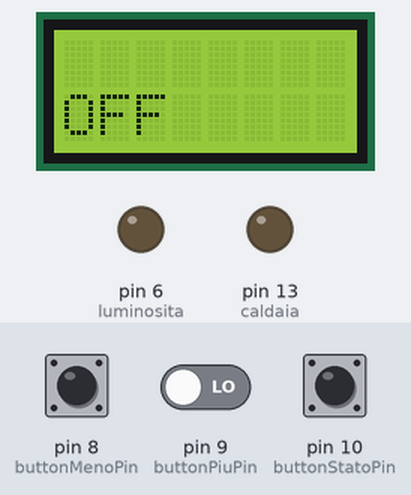
The sketch below on a simulated Arduino Uno, built with avr-gcc and run on an emulated ATmega328P. On the bench: 8×2 character LCD, output pins drawn as LEDs (lit = HIGH). Dashed ring = blinking. The inputs (shaded band) are chosen by the test bench; at power-on: pin 10 (buttonStatoPin) LOW, pin 9 (buttonPiuPin) LOW, pin 8 (buttonMenoPin) LOW. What the sketch prints to the serial monitor is not drawn.

Above: at 1.2 s.
1.3 s: pin 10 (buttonStatoPin) pulled HIGH for 1 s
At 2.05 s:
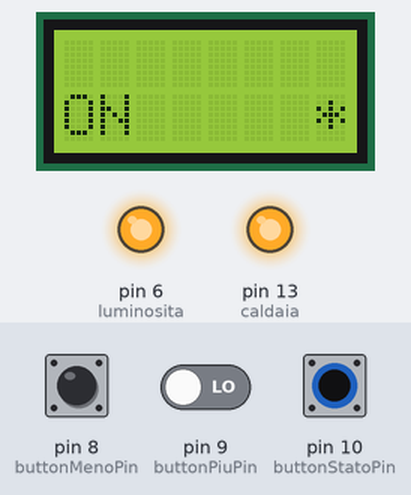
4.0 s: pin 10 (buttonStatoPin) pulled HIGH for 0.15 s
At 5.1 s:
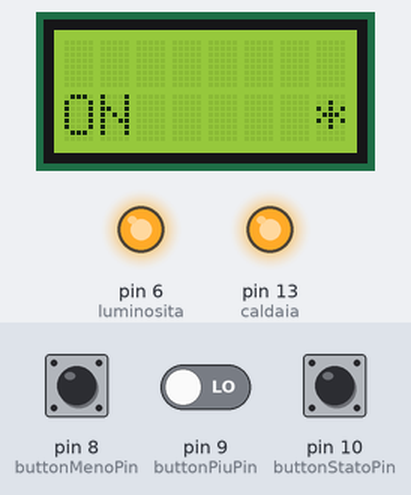
5.8 s: pin 10 (buttonStatoPin) pulled HIGH for 3.2 s
At 7.16 s:
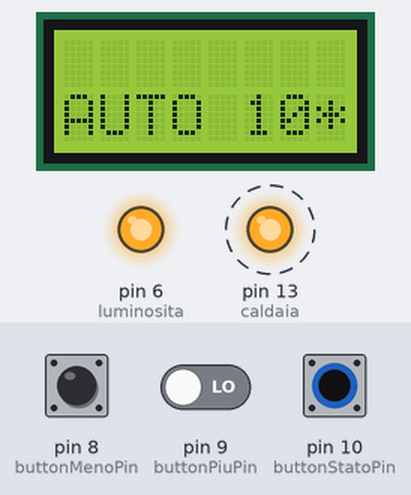
10.5 s: pin 9 (buttonPiuPin) driven HIGH and pin 10 (buttonStatoPin) driven HIGH
At 11.85 s:
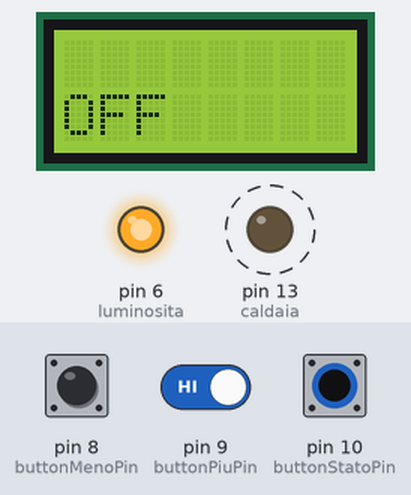
13.5 s: pin 10 (buttonStatoPin) driven LOW
At 16.4 s:
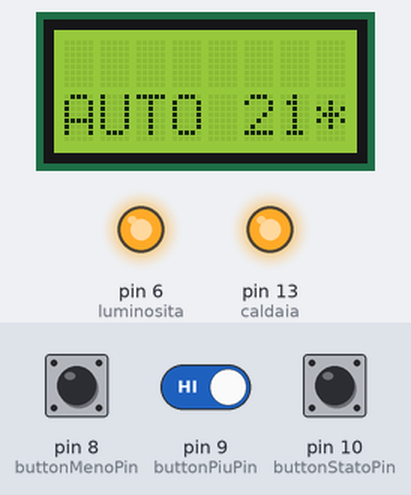
16.5 s: pin 8 (buttonMenoPin) pulled HIGH for 3.2 s
Timing chart, 0 to 19.5 s (numbered marks = the images above; inputs shaded):
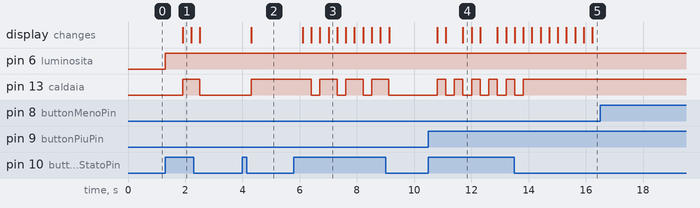

Measured:
- after the input at 1.3 s, pin 6 (luminosita): LOW → HIGH at once; pin 13 (caldaia): LOW → HIGH after 0.61 s, → LOW 0.60 s later; the display: changes after 0.61 s (image 1)
- after the input at 4.0 s, pin 13 (caldaia): LOW → HIGH after 0.31 s; the display: changes after 0.31 s (image 2)
- after the input at 5.8 s, pin 13 (caldaia): alternates HIGH for 0.60 s and LOW for 0.30 s, 7 changes in all, then stays LOW, starting after 0.61 s; the display: changes after 0.31 s (image 3)
- after the input at 10.5 s, pin 13 (caldaia): alternates HIGH for 0.30 s and LOW for 0.30 s, starting after 0.30 s; the display: first changes after 0.30 s (image 4 shows a later state)
- after the input at 13.5 s, pin 13 (caldaia): goes on until 13.8 s, then stays HIGH

The sketch:

sketch_feb14a.ino
```cpp
// include the library code:
#include <LiquidCrystal.h>

// initialize the library with the numbers of the interface pins
LiquidCrystal lcd(12, 11, 5, 4, 3, 2);
const int temperaturaIn = A0;
int buttonStatoPin = 10;
int buttonMenoPin = 8;
int buttonPiuPin = 9;

int buttonMenoStato = 0;
int buttonPiuStato = 0;
int buttonstatoStato = 0;

int luminosita = 6;
const int caldaia   = 13;
int temperaturaValue;
  int autoTemperatura = 10;
float voltage;
float temperaturaC;
int stato =0;  //0=off,1=on,2=auto
int tempoLuminosita = 0;
int primoImpulso = 0;
int tempoAggiornamentoTemperatura = 0;


void setup() {
  //prova
  Serial.begin(9600);
  // set  up the LCD's number of columns and rows:
  digitalWrite(10, LOW);
  lcd.begin(8, 2);
  pinMode(buttonPiuPin,INPUT);
  pinMode(buttonMenoPin,INPUT);
  pinMode(buttonStatoPin, INPUT);
  pinMode(caldaia, OUTPUT);
  pinMode(luminosita, OUTPUT);
  Serial.begin(9600);
}

void automatico(){
  digitalWrite(caldaia, LOW);
  buttonstatoStato = digitalRead(buttonStatoPin);
  lcd.setCursor(0, 1);
  lcd.print("AUTO   ");

  while(stato == 2){
     Serial.println(tempoLuminosita);
     Serial.println("auto");
     if (tempoLuminosita >2000){
       digitalWrite(luminosita, LOW);
       tempoLuminosita = 0;
       primoImpulso = 0;
     }
    lcd.setCursor(5,1);
    lcd.print(autoTemperatura);

    //aggiorno la temperatura circa ogni 10 secondi(5000 cicli)
    if (tempoAggiornamentoTemperatura>5000){
      temperaturaValue = analogRead(temperaturaIn);
      voltage = temperaturaValue*5.00/1024;
      temperaturaC = voltage/0.01;
      lcd.setCursor(0, 0);
      lcd.print(temperaturaC);
      lcd.setCursor(5, 0);
      lcd.print(" C");
      tempoAggiornamentoTemperatura = 0;
    }
    buttonstatoStato = digitalRead(buttonStatoPin);
    if (buttonstatoStato == HIGH){
      if (primoImpulso == 0){
        primoImpulso = 1;
        digitalWrite(luminosita, HIGH);
        tempoLuminosita = 0;
        delay(300);
      }
      else if (primoImpulso == 1){
        stato = 0;
        digitalWrite(luminosita, HIGH);
        tempoLuminosita = 0;
      }
    }

    buttonPiuStato = digitalRead(buttonPiuPin);
    if(buttonPiuStato == HIGH){
      if (primoImpulso == 0){
        primoImpulso = 1;
        digitalWrite(luminosita, HIGH);
        tempoLuminosita = 0;
        delay(300);
      }
      else if (primoImpulso == 1){
        digitalWrite(luminosita, HIGH);
        tempoLuminosita = 0;
        if (autoTemperatura==35)  autoTemperatura = 10;
        else{
            autoTemperatura += 1;
         }
         delay(300);
      }
    }
    if (temperaturaC<autoTemperatura) {
      digitalWrite(caldaia, HIGH);
      lcd.setCursor(7,1);
      lcd.print("*");
    }
    else if(temperaturaC>autoTemperatura){
      digitalWrite(caldaia, LOW);
      lcd.setCursor(7,1);
      lcd.print(" ");
    }


   buttonMenoStato = digitalRead(buttonMenoPin);
    if(buttonMenoStato == HIGH){
      if (primoImpulso == 0){
        primoImpulso = 1;
        digitalWrite(luminosita, HIGH);
        tempoLuminosita = 0;
        delay(300);
      }
      else if (primoImpulso == 1){
        digitalWrite(luminosita, HIGH);
        tempoLuminosita = 0;
        if (autoTemperatura==10)  autoTemperatura = 35;
        else{
            autoTemperatura -= 1;
         }
         delay(300);
      }
    }

    if (temperaturaC<autoTemperatura) {
      digitalWrite(caldaia, HIGH);
      lcd.setCursor(7,1);
      lcd.print("*");
    }
    else if(temperaturaC>autoTemperatura){
      digitalWrite(caldaia, LOW);
      lcd.setCursor(7,1);
      lcd.print(" ");
    }

    tempoLuminosita++;
    tempoAggiornamentoTemperatura++;
  }
  delay(300);
  spento();
}


void acceso(){
  digitalWrite(caldaia, HIGH);
  buttonstatoStato = digitalRead(buttonStatoPin);
  lcd.setCursor(0, 1);
  lcd.print("ON     *");

  while(stato == 1){
     Serial.println(tempoLuminosita);
     Serial.println("on");
     if (tempoLuminosita >2000){
       digitalWrite(luminosita, LOW);
       tempoLuminosita = 0;
       primoImpulso = 0;
     }

    //aggiorno la temperatura circa ogni 10 secondi(5000 cicli)
    if (tempoAggiornamentoTemperatura>5000){
      temperaturaValue = analogRead(temperaturaIn);
      voltage = temperaturaValue*5.00/1024;
      temperaturaC = voltage/0.01;
      lcd.setCursor(0, 0);
      lcd.print(temperaturaC);
      lcd.setCursor(5, 0);
      lcd.print(" C");
      tempoAggiornamentoTemperatura = 0;
    }
    buttonstatoStato = digitalRead(buttonStatoPin);
    if (buttonstatoStato == HIGH){
      if (primoImpulso == 0){
        primoImpulso = 1;
        digitalWrite(luminosita, HIGH);
        tempoLuminosita = 0;
        delay(300);
      }
      else if (primoImpulso == 1){
        stato = 2;
        digitalWrite(luminosita, HIGH);
        tempoLuminosita = 0;
      }
    }
    tempoLuminosita++;
    tempoAggiornamentoTemperatura++;
  }
  delay(300);
  automatico();
}

void spento(){
   digitalWrite(caldaia, LOW);
   buttonstatoStato = digitalRead(buttonStatoPin);
   lcd.setCursor(0, 1);
   lcd.print("OFF     ");

   while(stato == 0){
     Serial.println(tempoLuminosita);
     Serial.println("off");
     if (tempoLuminosita >2000){
       digitalWrite(luminosita, LOW);
       tempoLuminosita = 0;
       primoImpulso = 0;
     }

     //aggiorno la temperatura circa ogni 10 secondi(5000 cicli)
    if (tempoAggiornamentoTemperatura>5000){
      temperaturaValue = analogRead(temperaturaIn);
      voltage = temperaturaValue*5.00/1024;
      temperaturaC = voltage/0.01;
      lcd.setCursor(0, 0);
      lcd.print(temperaturaC);
      lcd.setCursor(5, 0);
      lcd.print(" C");
      tempoAggiornamentoTemperatura = 0;
    }

    buttonstatoStato = digitalRead(buttonStatoPin);
    if (buttonstatoStato == HIGH){
      if (primoImpulso == 0){
        primoImpulso = 1;
        digitalWrite(luminosita, HIGH);
        tempoLuminosita = 0;
        delay(300);
      }
      else if (primoImpulso == 1){
        stato = 1;
        digitalWrite(luminosita, HIGH);
        tempoLuminosita = 0;
      }
    }
    tempoLuminosita++;
    tempoAggiornamentoTemperatura++;
  }
  delay(300);
  acceso();
}

void loop() {
  spento();
}
```
